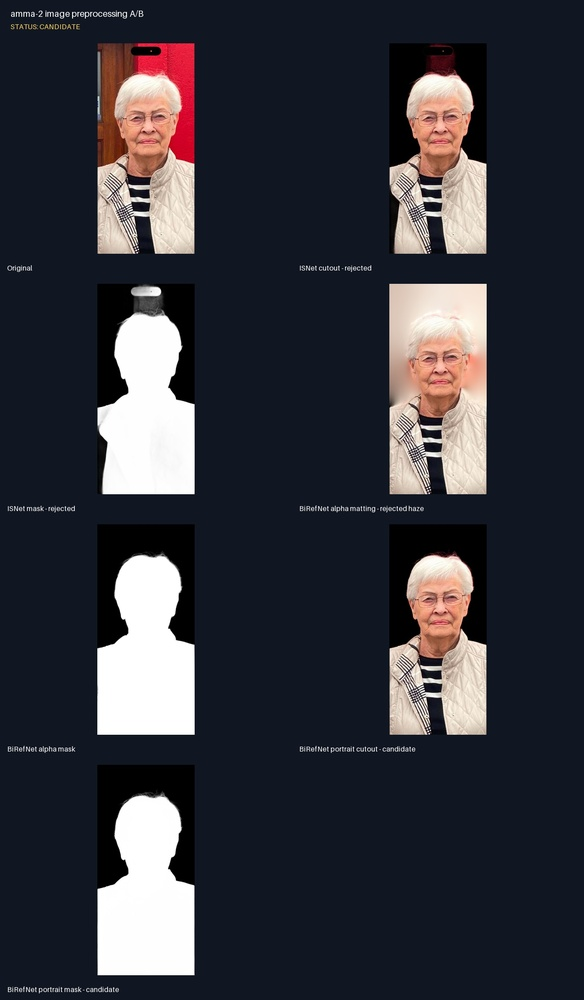
#> input picture Crystal-Workshop/2.5D-pipeline/.Markdown/runs/2026-09-02-amma-2-image-preprocess/artifacts/gallery/00-contact-sheet.jpg, 584 x 1000 px, shrunk from 1320 x 2262 before the run
$ python crystal_mask.py --input ../.Markdown/runs/2026-09-02-amma-2-image-preprocess/artifacts/gallery/00-contact-sheet.jpg --output out.png
#> lines starting #> are read from the running program, lines starting #| are printed output that depends on the picture; after the words box and inside, x2 and y2 are one past the last pixel; in counts of white or black regions, pixels touching at a corner belong together
"""
File: converter/2.5D-pipeline/code/crystal_mask.py
Purpose:
 - Convert print-empty black padding connected to selected image borders into
   an explicit geometry/point-cloud mask.
 - Preserve equally dark clothing, hair, furniture and shadows when they are
   enclosed inside the photographed subject rather than connected to a chosen
   empty border.
 - Produce QA previews before the mask is used to omit relief triangles.
"""

from __future__ import annotations

import argparse
import json
from pathlib import Path

import cv2
import numpy as np
from PIL import Image


VALID_EDGES = ("top", "bottom", "left", "right")


def border_connected_dark(
    tone: np.ndarray,
    threshold: int,
    edges: tuple[str, ...] = ("top",),
) -> np.ndarray:
    """Return dark pixels connected to any selected image border."""
    if tone.ndim != 2:
        raise ValueError("tone must be a single-channel image")
    if not 0 <= threshold <= 255:
        raise ValueError("threshold must be between 0 and 255")
    invalid = sorted(set(edges) - set(VALID_EDGES))
    if invalid:
        raise ValueError(f"unsupported edges: {', '.join(invalid)}")

    dark = (tone <= threshold).astype(np.uint8)
    component_count, labels = cv2.connectedComponents(dark, connectivity=8)
    selected_labels: set[int] = set()
    if "top" in edges:
        selected_labels.update(int(value) for value in np.unique(labels[0, :]))
    if "bottom" in edges:
        selected_labels.update(int(value) for value in np.unique(labels[-1, :]))
    if "left" in edges:
        selected_labels.update(int(value) for value in np.unique(labels[:, 0]))
    if "right" in edges:
        selected_labels.update(int(value) for value in np.unique(labels[:, -1]))
    selected_labels.discard(0)
    if component_count <= 1 or not selected_labels:
        return np.zeros_like(dark, dtype=bool)
    return np.isin(labels, np.fromiter(selected_labels, dtype=np.int32))


def build_crystal_mask(
    tone: np.ndarray,
    source_alpha: np.ndarray,
    threshold: int,
    edges: tuple[str, ...] = ("top",),
    feather_px: float = 0.0,
) -> tuple[np.ndarray, np.ndarray]:
    """Return an 8-bit keep mask and the removed border-connected region."""
    removed = border_connected_dark(tone, threshold, edges)
    keep = (~removed).astype(np.float32)
    keep *= np.clip(source_alpha.astype(np.float32) / 255.0, 0.0, 1.0)
    if feather_px > 0:
        inside_distance = cv2.distanceTransform((keep > 0.5).astype(np.uint8), cv2.DIST_L2, 5)
        keep *= np.clip(inside_distance / feather_px, 0.0, 1.0)
    return np.rint(np.clip(keep, 0.0, 1.0) * 255.0).astype(np.uint8), removed


def save_qa(
    tone: np.ndarray,
    mask: np.ndarray,
    removed: np.ndarray,
    output: Path,
) -> None:
    """Save tone, mask and a red removed-region overlay in one panel."""
    base = np.repeat(tone[:, :, None], 3, axis=2)
    overlay = base.copy()
    overlay[removed] = np.array([255, 45, 45], dtype=np.uint8)
    mask_rgb = np.repeat(mask[:, :, None], 3, axis=2)
    panel = np.concatenate([base, mask_rgb, overlay], axis=1)
    output.parent.mkdir(parents=True, exist_ok=True)
    Image.fromarray(panel, mode="RGB").save(output)


def main() -> int:
    parser = argparse.ArgumentParser(
        description="Mask print-empty dark padding connected to selected image borders."
    )
    parser.add_argument("--input", required=True, type=Path, help="Crystal-tone or embedded texture image.")
    parser.add_argument("--output", required=True, type=Path, help="8-bit white-is-geometry mask PNG.")
    parser.add_argument("--qa-output", type=Path, help="Optional tone/mask/removed comparison PNG.")
    parser.add_argument("--black-threshold", type=int, default=12)
    parser.add_argument(
        "--edge",
        action="append",
        choices=VALID_EDGES,
        help="Border that seeds empty black removal. Repeat for more edges; default is top only.",
    )
    parser.add_argument("--feather-px", type=float, default=0.0)
    args = parser.parse_args()

    with Image.open(args.input) as source:
#> source is the input picture: PIL image 584x1000 RGB; mean R, G, B 53.3, 53.5, 61.1
        source.load()
        rgba = np.asarray(source.convert("RGBA"), dtype=np.uint8)
    tone = np.asarray(Image.fromarray(rgba, mode="RGBA").convert("L"), dtype=np.uint8)
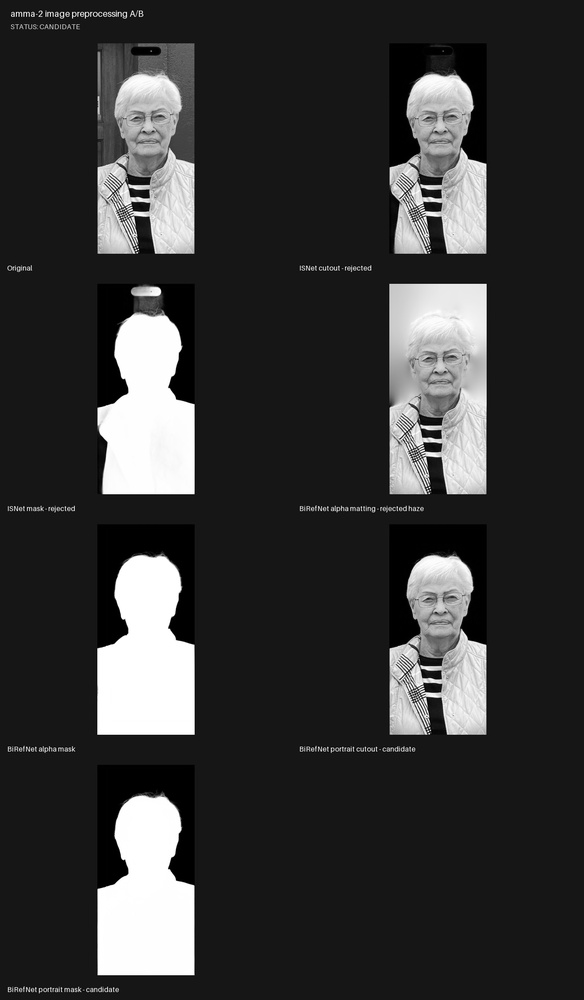
#> tone: shape (1000, 584); min 0, max 255, mean 54.6
    edges = tuple(args.edge or ("top",))
    mask, removed = build_crystal_mask(
        tone,
        rgba[:, :, 3],
        threshold=args.black_threshold,
        edges=edges,
        feather_px=max(0.0, args.feather_px),
    )
#> in border_connected_dark, `dark = (tone <= threshold).astype(np.uint8)`:
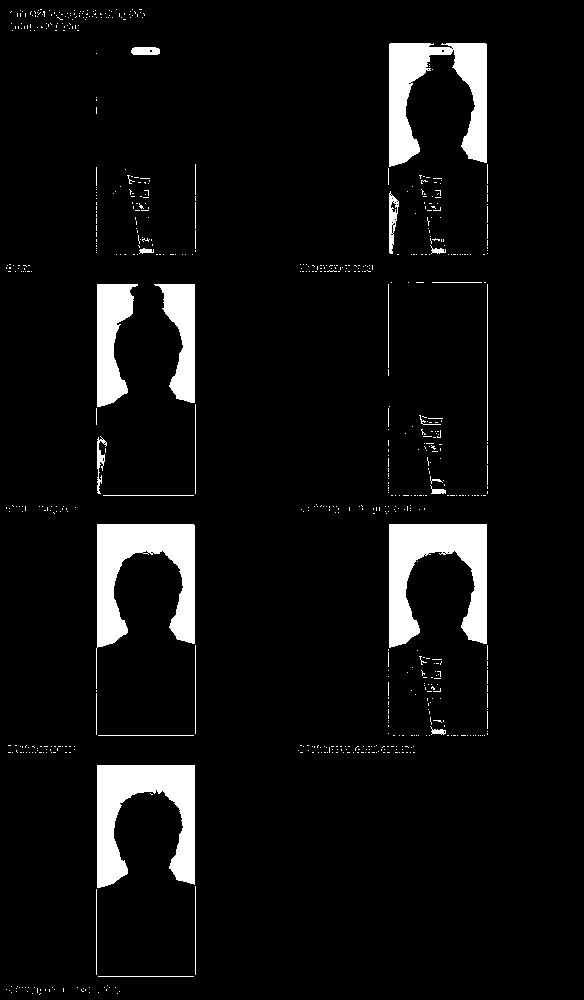
#> dark: shape (1000, 584); values 0 (black) and 1 (white), 6.1% white; 721 white regions (691 under 20 px), largest, box (x1, y1, x2, y2) and area: (389, 524, 487, 648) 6700, (96, 524, 195, 689) 6689, (97, 765, 195, 888) 6576
#> in border_connected_dark, `component_count, labels = cv2.connectedComponents(dark, connectivity=8)`:
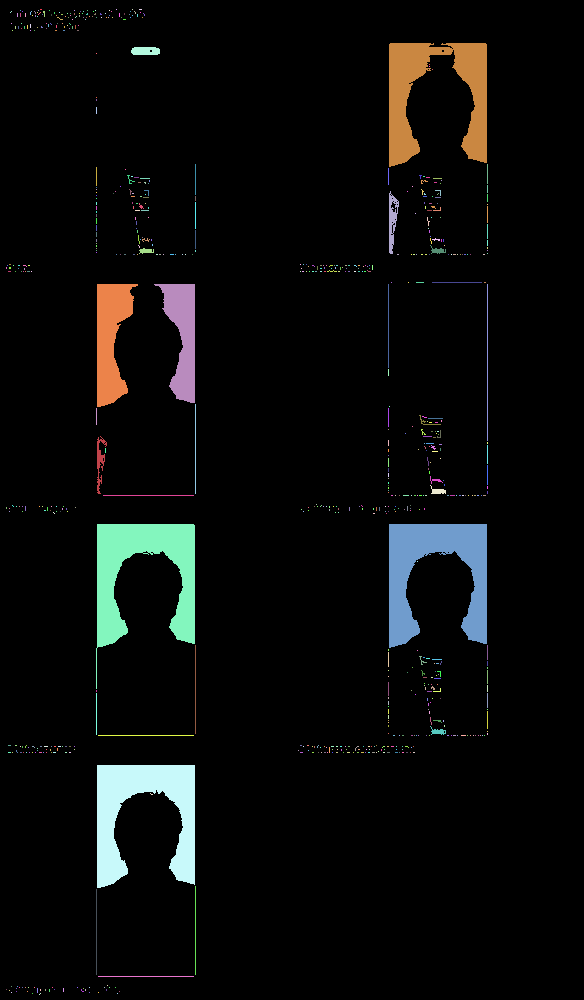
#> labels: shape (1000, 584) int32; 722 distinct labels, from 0 to 721; one colour per label, 0 black
#> in border_connected_dark, `component_count, labels = cv2.connectedComponents(dark, connectivity=8)`: component_count = 722
#> in build_crystal_mask, `removed = border_connected_dark(tone, threshold, edges)`: removed: shape (1000, 584) bool; every value is 0
#> in build_crystal_mask, `keep = (~removed).astype(np.float32)`: keep: shape (1000, 584) float32; every value is 1
#> mask: shape (1000, 584); every value is 255

    args.output.parent.mkdir(parents=True, exist_ok=True)
    Image.fromarray(mask, mode="L").save(args.output)
    qa_output = args.qa_output or args.output.with_name(f"{args.output.stem}-qa.png")
    save_qa(tone, mask, removed, qa_output)
#> in save_qa, `mask_rgb = np.repeat(mask[:, :, None], 3, axis=2)`: mask_rgb: shape (1000, 584, 3); every value is 255
#> in save_qa, `panel = np.concatenate([base, mask_rgb, overlay], axis=1)`:
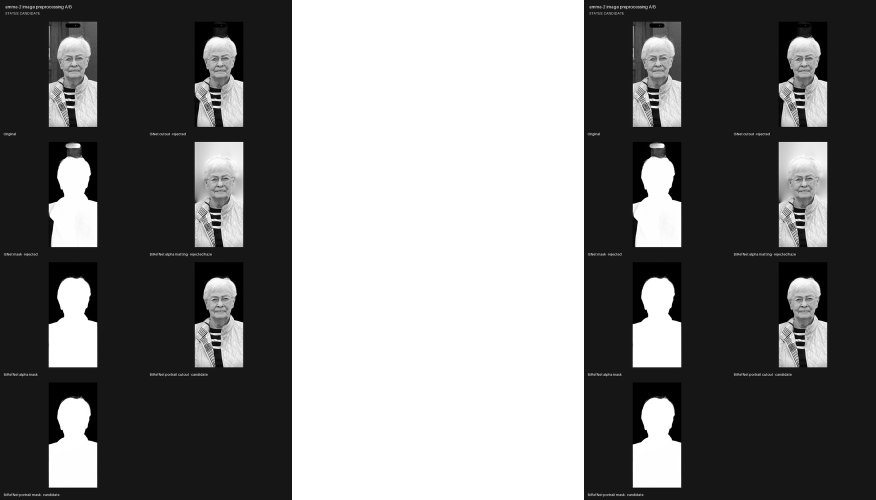
#> panel: shape (1000, 1752, 3) (shown at 1/2 size); min 0, max 255, mean 121.4

    payload = {
        "input": str(args.input.resolve()),
        "output": str(args.output.resolve()),
        "convention": "8-bit white = geometry/points; black = transparent/omitted",
        "black_threshold": args.black_threshold,
        "seed_edges": list(edges),
        "feather_px": max(0.0, args.feather_px),
        "removed_fraction": float(np.mean(removed)),
        "kept_fraction": float(np.mean(mask >= 128)),
        "rule": "remove only threshold-dark connected components touching selected borders",
    }
    args.output.with_suffix(".json").write_text(json.dumps(payload, indent=2), encoding="utf-8")
    print(
        f"CRYSTAL_MASK_OK removed={payload['removed_fraction'] * 100:.2f}% "
        f"kept={payload['kept_fraction'] * 100:.2f}%"
    )
#| CRYSTAL_MASK_OK removed=0.00% kept=100.00%
    print(args.output)
    print(qa_output)
    return 0


if __name__ == "__main__":
    raise SystemExit(main())
#> (the program exits here)
